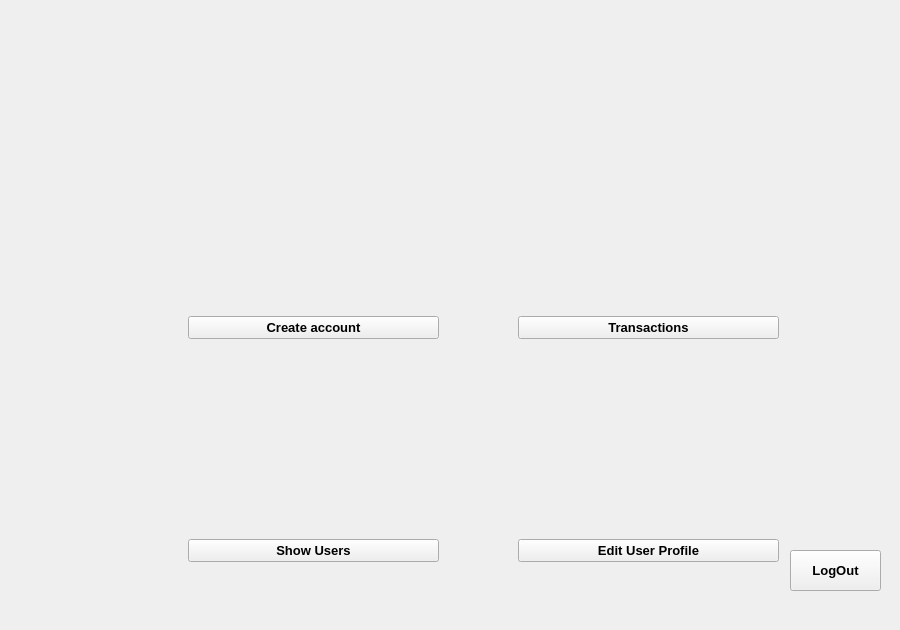
    <widget class="QWidget" name="AdminUserSettings">
     <widget class="QWidget" name="layoutWidget_5">
      <property name="geometry">
       <rect>
        <x>518</x>
        <y>121</y>
        <width>261</width>
        <height>441</height>
       </rect>
      </property>
      <layout class="QVBoxLayout" name="verticalLayout_2">
       <item>
        <widget class="QLabel" name="label_29">
         <property name="styleSheet">
          <string notr="true">image: url(:/res/image/icons8-transaction-90.png);</string>
         </property>
         <property name="text">
          <string/>
         </property>
        </widget>
       </item>
       <item>
        <widget class="QPushButton" name="pushButton_20">
         <property name="font">
          <font>
           <pointsize>10</pointsize>
           <bold>true</bold>
          </font>
         </property>
         <property name="text">
          <string>Transactions</string>
         </property>
        </widget>
       </item>
       <item>
        <widget class="QLabel" name="label_48">
         <property name="styleSheet">
          <string notr="true">image: url(:/res/image/icons8-user-not-found-100.png);</string>
         </property>
         <property name="text">
          <string/>
         </property>
        </widget>
       </item>
       <item>
        <widget class="QPushButton" name="pushButton_21">
         <property name="font">
          <font>
           <pointsize>10</pointsize>
           <bold>true</bold>
          </font>
         </property>
         <property name="text">
          <string>Edit User Profile</string>
         </property>
        </widget>
       </item>
      </layout>
     </widget>
     <widget class="QWidget" name="layoutWidget_6">
      <property name="geometry">
       <rect>
        <x>188</x>
        <y>121</y>
        <width>251</width>
        <height>441</height>
       </rect>
      </property>
      <layout class="QVBoxLayout" name="verticalLayout">
       <item>
        <widget class="QLabel" name="label_49">
         <property name="styleSheet">
          <string notr="true">image: url(:/res/image/icons8-create-96.png);</string>
         </property>
         <property name="text">
          <string/>
         </property>
        </widget>
       </item>
       <item>
        <widget class="QPushButton" name="pushButton_22">
         <property name="font">
          <font>
           <pointsize>10</pointsize>
           <bold>true</bold>
          </font>
         </property>
         <property name="text">
          <string>Create account</string>
         </property>
        </widget>
       </item>
       <item>
        <widget class="QLabel" name="label_50">
         <property name="styleSheet">
          <string notr="true">image: url(:/res/image/icons8-users-64.png);</string>
         </property>
         <property name="text">
          <string/>
         </property>
        </widget>
       </item>
       <item>
        <widget class="QPushButton" name="pushButton_23">
         <property name="font">
          <font>
           <pointsize>10</pointsize>
           <bold>true</bold>
          </font>
         </property>
         <property name="text">
          <string>Show Users</string>
         </property>
        </widget>
       </item>
      </layout>
     </widget>
     <widget class="QLabel" name="label_51">
      <property name="geometry">
       <rect>
        <x>50</x>
        <y>10</y>
        <width>841</width>
        <height>611</height>
       </rect>
      </property>
      <property name="styleSheet">
       <string notr="true">background-image: url(:/res/image/coins.jpeg);</string>
      </property>
      <property name="text">
       <string/>
      </property>
     </widget>
     <widget class="QPushButton" name="pushButton_29">
      <property name="geometry">
       <rect>
        <x>790</x>
        <y>550</y>
        <width>91</width>
        <height>41</height>
       </rect>
      </property>
      <property name="font">
       <font>
        <pointsize>10</pointsize>
        <bold>true</bold>
       </font>
      </property>
      <property name="text">
       <string>LogOut</string>
      </property>
     </widget>
     <zorder>label_51</zorder>
     <zorder>layoutWidget_5</zorder>
     <zorder>layoutWidget_6</zorder>
     <zorder>pushButton_29</zorder>
    </widget>
